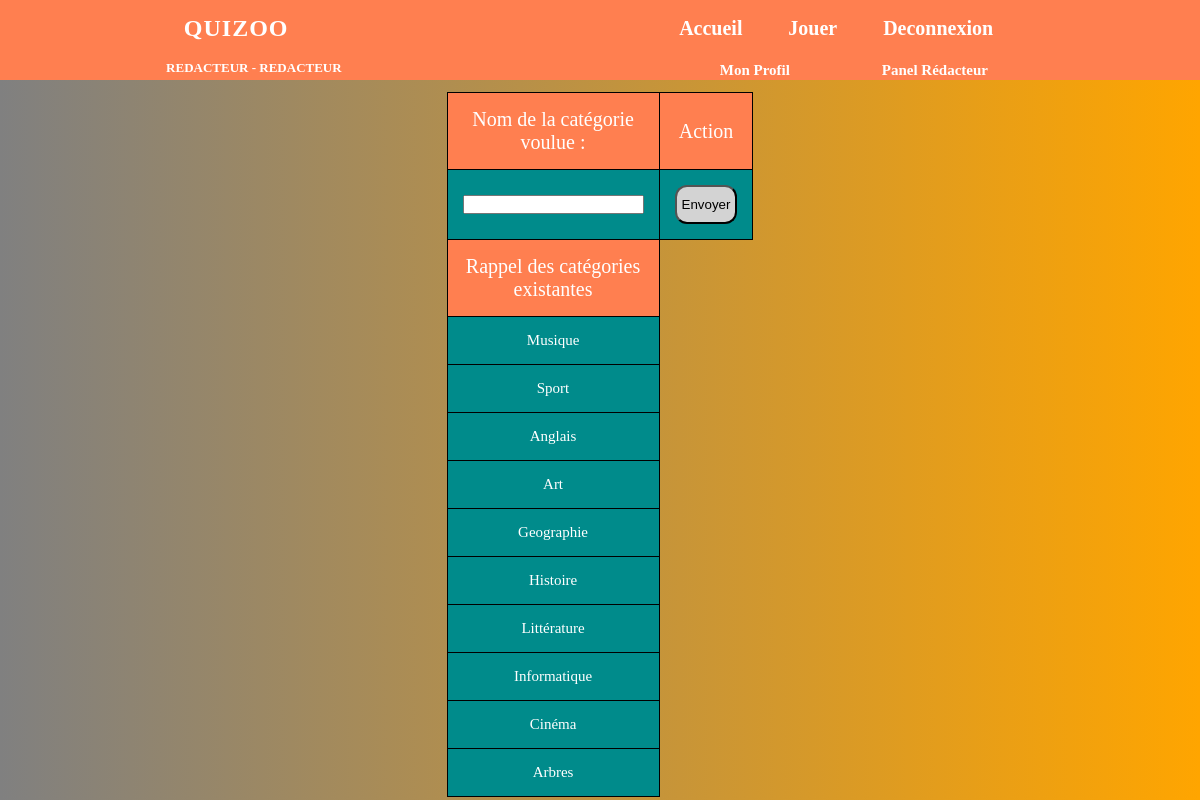
Page /site/redac/submit_categories.php (signed in) on the committed database.
### tables this page shows
CREATE TABLE `categories` (
  `id` int(11) NOT NULL,
  `nom` varchar(100) DEFAULT NULL,
  `valide` varchar(100) DEFAULT NULL,
  `auteur` varchar(30) NOT NULL
);

### site/redac/submit_categories.php (the view, shortened to what this page needs)
<?
include '../header.php';
$GetCategories = $BDD->prepare("SELECT * FROM categories WHERE valide = 1");
$GetCategories->execute();
$resultat_categories = $GetCategories->fetchAll();
?>
    <form action="submit_categories.php" method="POST">
          <table class="tabadmin" style="width: 25%; height: 75px;">
              <tbody>
                  <tr>
                      <td style="width: 50%;" class="tdredac">
                        Nom de la catégorie voulue :
                      </td>
                      <td style="width: 50%;" class="tdredac">
                      Action
                    </td>
                  </tr>
                  <tr>
                    <td style="width: 60%;" class="tdredacq">
                      <input type="text" name="nom" required="required">
                    </td>
                    <td style="width: 40%;" class="tdredacq">
                      <input type="submit" class="boutgray" value="Envoyer">
                    </td>
                  </tr>
                  <tr>
                    <td style="width: 100%;" class="tdredac">
                      Rappel des catégories existantes
                    </td>
                  </tr>
                  <tr>
                    <?php foreach ($resultat_categories as $row)
{ ?>
                            <tr>
                          <td style="width: 100%;" class="tdredacq">
                            <? echo htmlspecialchars_decode($row['nom']); ?>
                          </td>
                            </tr>
                      <?php
} ?>
              </tbody>
          </table>
        </form>
    </body>
</html>

### site/assets/css/style1.css (style rules this page uses)
* { margin: 0px; padding: 0px; box-sizing: border-box; }
body { color: white; background: linear-gradient(-90deg, orange, gray);; scroll-behavior: smooth; }
.boutgray { padding: 10px 5px; background-color: lightgray; border-radius: 12px; }
.tabadmin { border-collapse: collapse; margin-left:auto; margin-right:auto; margin-top: 1%; }
.tabadmin th, td { padding: 15px; text-align: left; border: 1px solid black; }
.tabadmin th, td { padding: 15px; text-align: center; border: 1px solid black; }
.tdredac { background-color: #FF7F50; font-size: 20px; }
.tdredacq { background-color: #008B8B; font-size: 15px; }

### rows in the picture
categories: nom "Musique"
categories: nom "Sport"
categories: nom "Anglais"
categories: nom "Art"
categories: nom "Geographie"
categories: nom "Histoire"
categories: nom "Littérature"
categories: nom "Informatique"
categories: nom "Cinéma"
categories: nom "Arbres"

### other values in the picture
$_SESSION['user'] "REDACTEUR"
usertype() "REDACTEUR"
